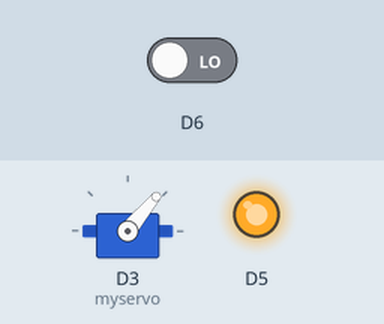
Simulated run of this sketch. Board: ESP8266 (NodeMCU). Shown: servo, output pins drawn as LEDs (lit = HIGH). The test bench sets the inputs (shaded band); at power-on: D6 LOW. WiFi joins after 1.5 s; servers stay silent unless stated; what the sketch prints to the serial monitor is not drawn.

Above: at 2.8 s.
2.9 s: D6 driven HIGH
At 12.7 s:
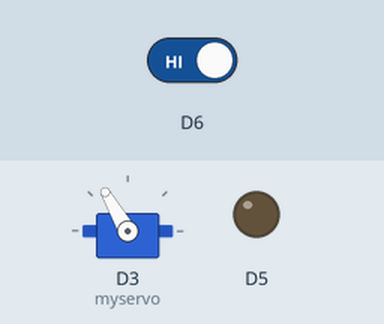
13.4 s: D6 driven LOW
At 13.7 s:
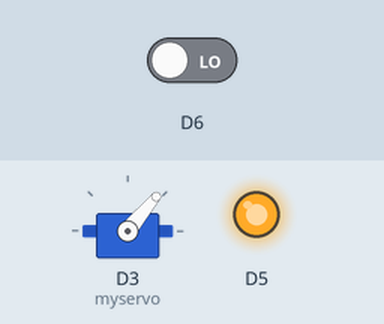
Timing chart, 0 to 16.4 s (numbered marks = the images above; inputs shaded):
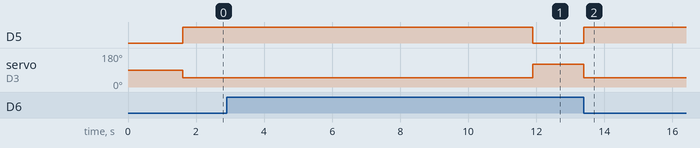

The sketch:

railgate.ino
```cpp
#include "FirebaseESP8266.h"
#include <Servo.h>

#define FIREBASE_HOST "smartrailgate-default-rtdb.firebaseio.com"
#define FIREBASE_AUTH "0ApBbX7VXh7lRZkHcIpSvzGwSbKnfP9jG4CuLtws "

#define WIFI_SSID "PAPPURAJ"
#define WIFI_PASSWORD "12345678"


FirebaseData firebaseData;
Servo myservo;
int limit=10;


void setup() {

  myservo.attach(D3);
  pinMode(D5,OUTPUT);
  pinMode(D6,INPUT);
  Serial.begin(9600);
  WiFi.begin(WIFI_SSID, WIFI_PASSWORD);
  Serial.print("Connecting to Wi-Fi");

  while (WiFi.status() != WL_CONNECTED)
  {
    digitalWrite(D4,0);
    Serial.print(".");
    delay(200);
    digitalWrite(D4,1);
    Serial.print(".");
    delay(200);

  }

  Serial.println();
  Serial.print("Connected with IP: ");
  Serial.println(WiFi.localIP());
  Serial.println();

  Firebase.begin(FIREBASE_HOST, FIREBASE_AUTH);
  Firebase.reconnectWiFi(true);
}

void loop() {
  bool trainDetect=!digitalRead(D6);
  servo(trainDetect);
  digitalWrite(D5,trainDetect);
  if(trainDetect)
    Firebase.setString(firebaseData, "/Data/Train","1" );

  for(int timer=0;trainDetect && timer<limit;timer++,delay(1000))
      if(timer+1==limit)
        Firebase.setString(firebaseData, "/Data/Train","0" );


}


void servo(bool is) {
  is ? myservo.write(50) : myservo.write(120);

}
```

Measured:
- after the input at 2.9 s, D5: HIGH → LOW after 9.0 s; servo on D3 (myservo): 50° → 120° after 9.0 s
- after the input at 13.4 s, D5: LOW → HIGH at once; servo on D3 (myservo): 120° → 50° at once
